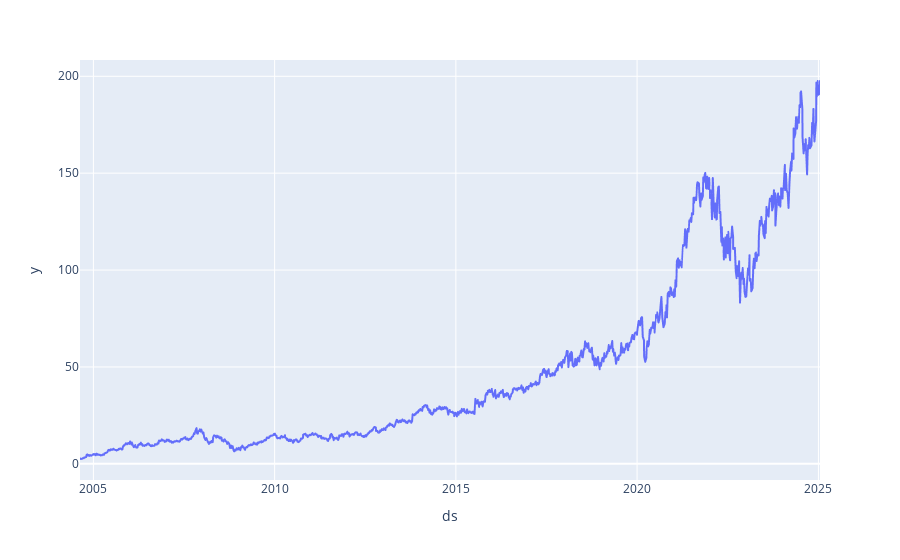

The notebook cell saved with this chart:
### Code cell
fig = px.line(df, x=df["ds"], y=df["y"])
fig.show()

### Figure 1 — Plotly figure (JSON) as saved in the notebook; plotly's stock layout.template omitted (floating-point values rounded to 4 significant figures; data arrays with more than 128 entries replaced by an {"elided": "..."} marker saying what was removed)
{"data": [{"hovertemplate": "ds=%{x}<br>y=%{y}<extra></extra>", "legendgroup": "", "line": {"color": "#636efa", "dash": "solid"}, "marker": {"symbol": "circle"}, "mode": "lines", "name": "<b style=\"color:sandybrown\">[R]</b>  <i style=\"color:#fc9944\">~7D</i>", "showlegend": false, "type": "scattergl", "uid": "16b48034-9f90-40b8-8030-c59e0280d214", "x": {"elided": "1000 str values"}, "xaxis": "x", "y": {"elided": "1000 float values"}, "yaxis": "y"}], "layout": {"legend": {"tracegroupgap": 0}, "margin": {"t": 60}, "xaxis": {"anchor": "y", "domain": [0, 1], "title": {"text": "ds"}}, "yaxis": {"anchor": "x", "domain": [0, 1], "title": {"text": "y"}}}}
